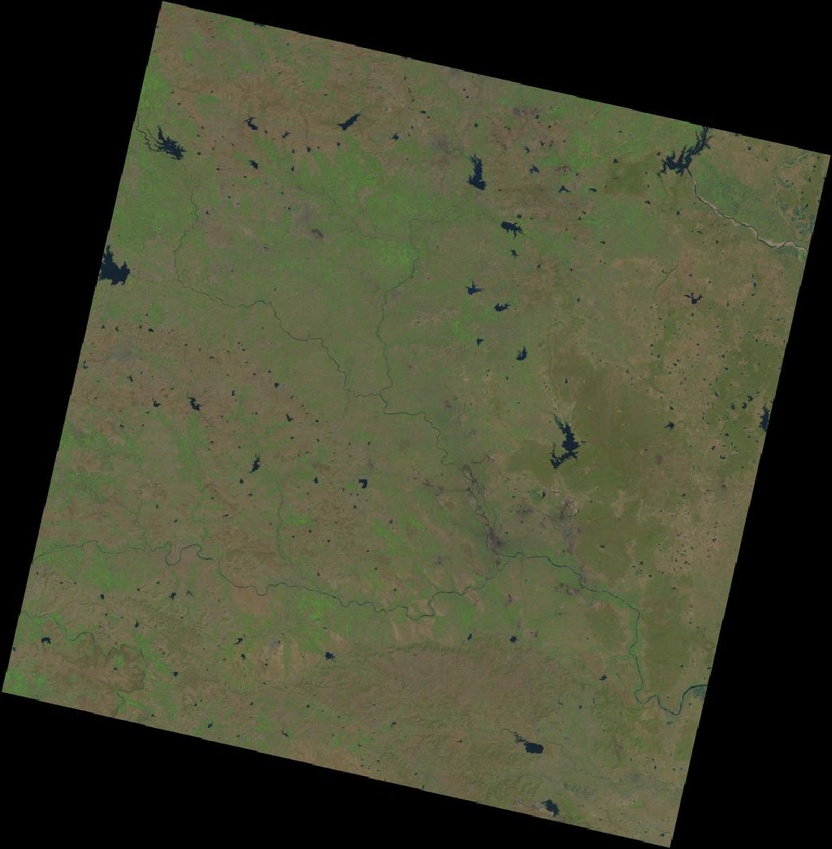
#> input picture Dataset/Forest/LC08_L1TP_144046_20140211_20200911_02_T1.jpg, 832 x 849 px, shrunk from 1024 x 1045 before the run, found by its file name; its folder holds only this picture in this run
$ jupyter execute --allow-errors Final_RIparian_Forest_ecosystem_Classification.ipynb
#> lines starting #> are read from the running program, lines starting #| are printed output that depends on the picture; after the words box and inside, x2 and y2 are one past the last pixel; in counts of white or black regions, pixels touching at a corner belong together
# Riparian ecosystem Classificattion

#> (a cell that did not finish here is left out)

# Forest ecosystem Classificattion

[cell 2]
import cv2
import numpy as np
import os

# Set the directory containing the image dataset
dataset_dir = 'Dataset/Forest'

# Set the threshold for vegetation segmentation
lower_green = np.array([25, 50, 20])
upper_green = np.array([90, 255, 255])

# Apply a median filter to reduce noise
median_kernel_size = 5

# Apply an opening morphological operation to remove small or isolated areas
opening_kernel_size = 5

# Create the "Processed" directory if it doesn't exist
if not os.path.exists('Output/Forest'):
    os.makedirs('Output/Forest')
if not os.path.exists('Output/Forest/HSV'):
    os.makedirs('Output/Forest/HSV')
if not os.path.exists('Output/Forest/Morphological'):
    os.makedirs('Output/Forest/Morphological')
if not os.path.exists('Output/Forest/Contour'):
    os.makedirs('Output/Forest/Contour')
if not os.path.exists('Output/Forest/Final_Output'):
    os.makedirs('Output/Forest/Final_Output')

# Iterate over the images in the dataset directory
for filename in os.listdir(dataset_dir):
    # Load the image
    image = cv2.imread(os.path.join(dataset_dir, filename))
#> image is the input picture: shape (849, 832, 3); mean B, G, R 48.8, 70.4, 68.3

    # Convert the image to the HSV color space
    hsv = cv2.cvtColor(image, cv2.COLOR_BGR2HSV)
#> hsv: shape (849, 832, 3); mean H, S, V 24.6, 62.2, 71.8

     # Save the HSV image
    cv2.imwrite(os.path.join('Output/Forest/HSV', f"{filename.split('.')[0]}_hsv.jpg"), hsv)

    # Apply the threshold to the HSV image to create a binary mask for vegetation
    mask_veg = cv2.inRange(hsv, lower_green, upper_green)
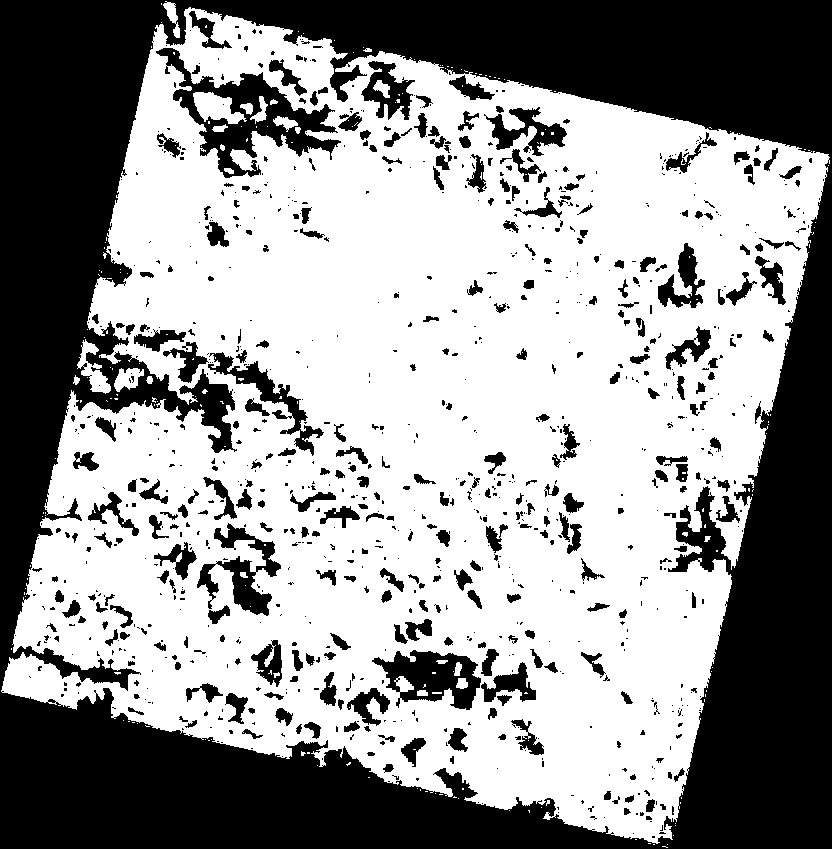
#> mask_veg: shape (849, 832); 58.6% white; 978 black regions (655 under 20 px), largest, box (x1, y1, x2, y2) and area: (0, 0, 832, 849) 235866, (156, 48, 341, 178) 7144, (372, 650, 481, 710) 3546

    # Apply a median filter to the binary mask to reduce noise
    mask_veg = cv2.medianBlur(mask_veg, median_kernel_size)
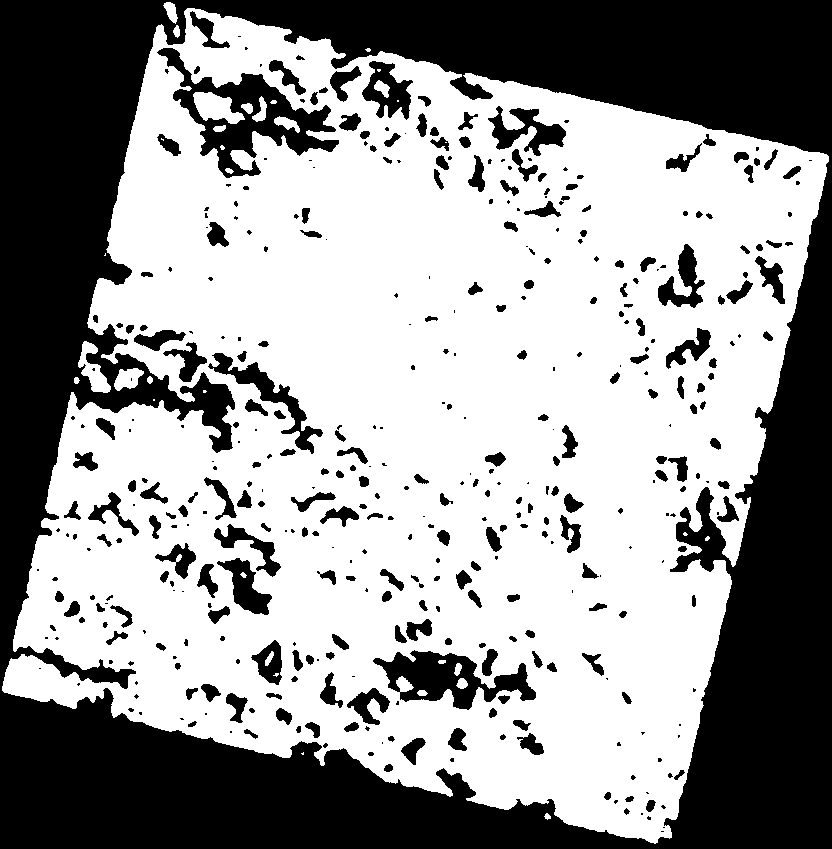
#> mask_veg: shape (849, 832); 59.5% white; 420 black regions (176 under 20 px), largest, box (x1, y1, x2, y2) and area: (0, 0, 832, 849) 235999, (157, 48, 339, 178) 7216, (373, 650, 536, 710) 4540

    # Apply an opening morphological operation to the binary mask to remove small or isolated areas
    kernel = np.ones((opening_kernel_size, opening_kernel_size), np.uint8)
    mask_veg = cv2.morphologyEx(mask_veg, cv2.MORPH_OPEN, kernel)
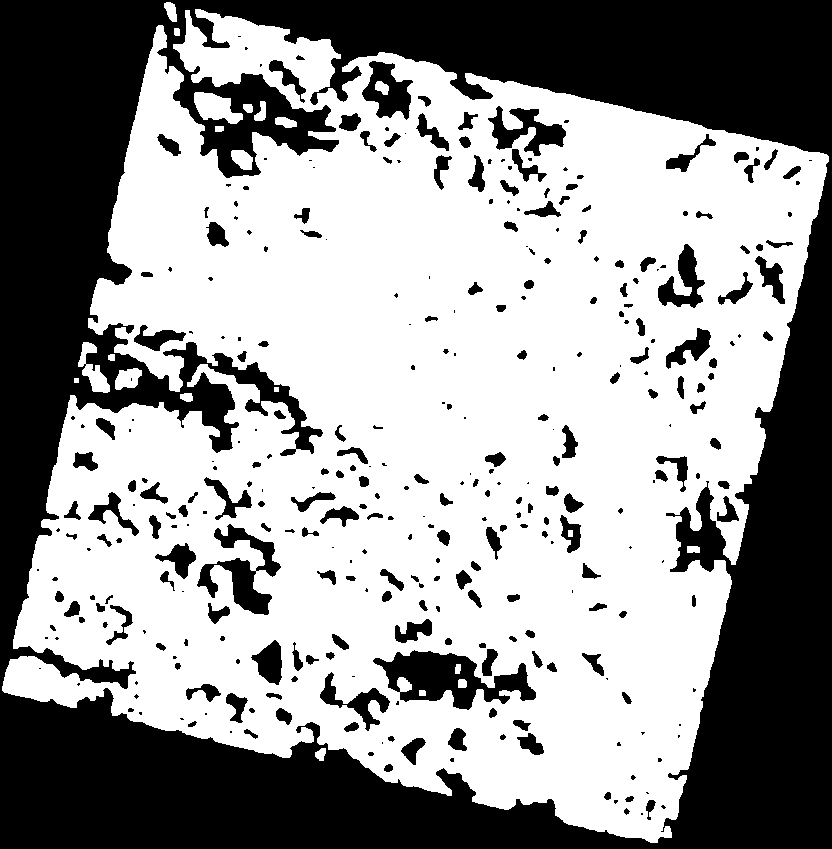
#> mask_veg: shape (849, 832); 59% white; 340 black regions (133 under 20 px), largest, box (x1, y1, x2, y2) and area: (0, 0, 832, 849) 249548, (373, 650, 536, 710) 4780, (197, 524, 281, 615) 2787

     # Save the processed binary mask image after morphological operation
    cv2.imwrite(os.path.join('Output/Forest/Morphological', f"{filename.split('.')[0]}_binary_mask.jpg"), mask_veg)

    # Convert the binary mask to a color image for drawing contours
    mask_veg_gray = cv2.cvtColor(mask_veg, cv2.COLOR_GRAY2BGR)
#> mask_veg_gray: shape (849, 832, 3); 59% white; 340 black regions (133 under 20 px)

    # Find the contours of the vegetation mask
    contours_veg, _ = cv2.findContours(mask_veg, cv2.RETR_TREE, cv2.CHAIN_APPROX_SIMPLE)
#> contours_veg = 363 contours, 102 with area under 20; largest, box (x1, y1, x2, y2) and area: (2, 9, 829, 843) 450342, (372, 649, 537, 711) 5220, (487, 105, 567, 157) 1915, (196, 557, 273, 616) 1909, (361, 60, 414, 121) 1860

    # Draw the contours of the vegetation zone on the original image
    layer_veg = np.zeros_like(image)
    cv2.drawContours(layer_veg, contours_veg, -1, (0, 255, 0), 3)
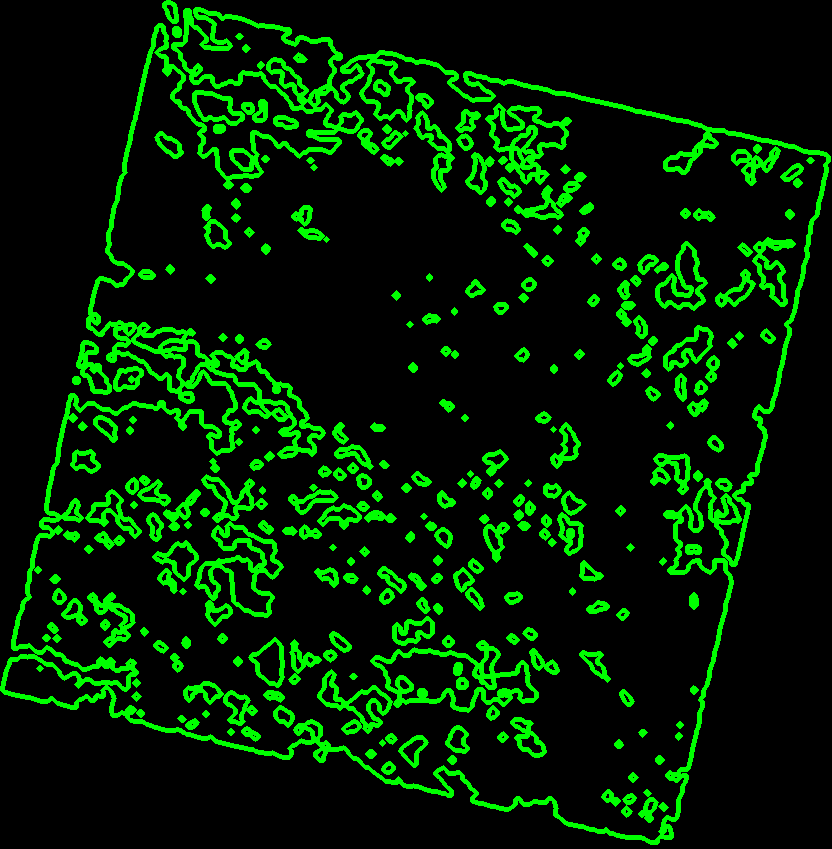
#> layer_veg: shape (849, 832, 3); mean of channels 0, 1, 2 0, 34.3, 0; drawn as B, G, R

    # Save the processed image after contouring the vegetation zone
    cv2.imwrite(os.path.join('Output/Forest/Contour', f"{filename.split('.')[0]}_contoured.jpg"), layer_veg)

    # Draw the contours of the vegetation zone boundaries on the original image
    layer_veg_bound = np.zeros_like(image)
    total_area = 0  # variable to accumulate the areas of all contours in the image
    total_perimeter = 0 # variable to accumulate the perimeters of all contours in the imag
    for contour in contours_veg:
        cv2.drawContours(layer_veg_bound, contour, -1, (0, 255, 0), 3)

        # Calculate the area of the contour and add it to the total area
        area = cv2.contourArea(contour)
        total_area += area
        perimeter = cv2.arcLength(contour, True)
        total_perimeter += perimeter

        # Draw the contour and perimeter on the image
        cv2.drawContours(layer_veg_bound, contour, -1, (0, 255, 0), 3)
        cv2.putText(layer_veg_bound, f"{perimeter:.2f}", tuple(contour[0][0]), cv2.FONT_HERSHEY_SIMPLEX, 0.5, (255, 255, 255), 1)
#> this loop made 363 passes
#> (area, total_area, perimeter, total_perimeter) on passes 1 to 3: (84.5, 84.5, 38.73, 38.73), (68.5, 153, 36.24, 74.97), (78, 231, 36.49, 111.5)
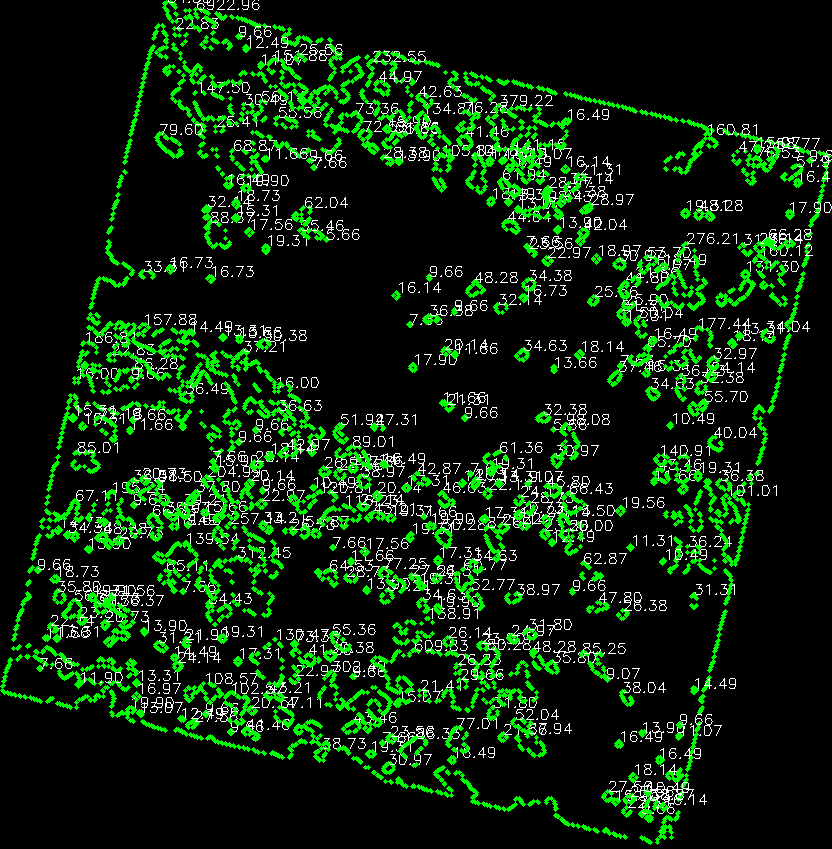
#> layer_veg_bound: shape (849, 832, 3); mean of channels 0, 1, 2 11.1, 36.4, 11.1; drawn as B, G, R
#> after the loop, total_area = 499904.5; total_perimeter = 22697.1

    # Add the area text to the image
    area_text = f"Vegetation area: {total_area:.2f} sq. pixels"
#> area_text = 'Vegetation area: 499904.50 sq. pixels'
    perimeter_text = f"Vegetation perimeter: {total_perimeter:.2f} pixels"
#> perimeter_text = 'Vegetation perimeter: 22697.10 pixels'
    cv2.putText(layer_veg_bound, area_text, (10, image.shape[0]-20), cv2.FONT_HERSHEY_SIMPLEX, 0.8, (0, 255, 0), 1)
    cv2.putText(layer_veg_bound, perimeter_text, (10, image.shape[0]-50), cv2.FONT_HERSHEY_SIMPLEX, 0.8, (0, 255, 0), 1)
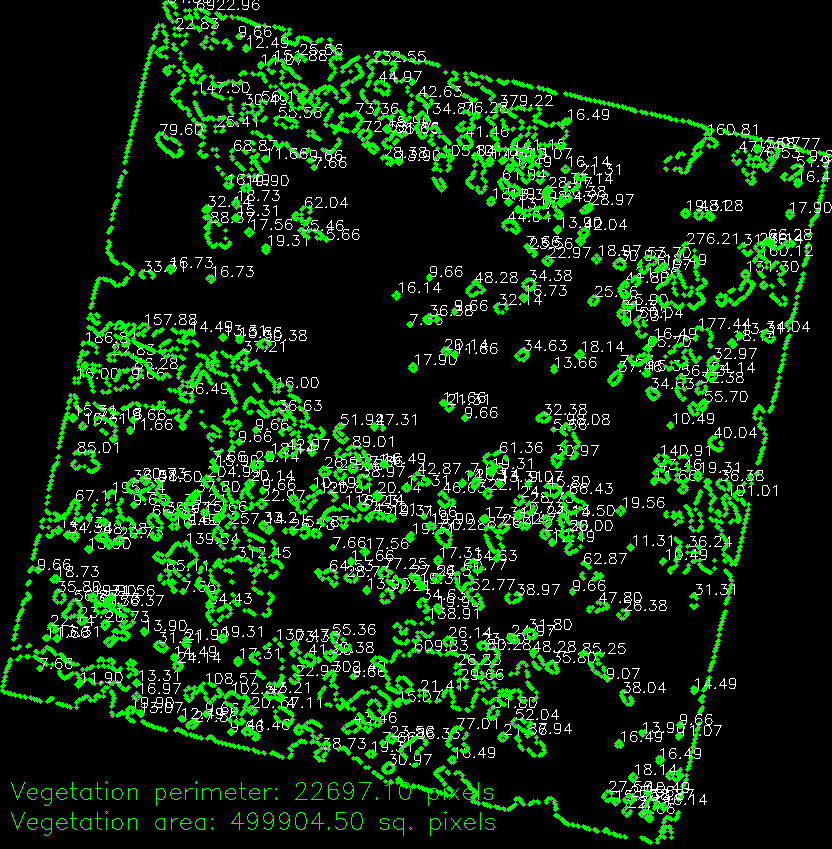
#> layer_veg_bound: shape (849, 832, 3); mean of channels 0, 1, 2 11.1, 37.2, 11.1; drawn as B, G, R

    # Print the total vegetation area to the console
    print(f"{filename}: Vegetation area = {total_area:.2f} sq. pixels,Vegetation perimeter = {total_perimeter:.2f} pixels")
#| LC08_L1TP_144046_20140211_20200911_02_T1.jpg: Vegetation area = 499904.50 sq. pixels,Vegetation perimeter = 22697.10 pixels

    # Save the processed image
    cv2.imwrite(os.path.join('Output/Forest/Final_Output', f"{filename.split('.')[0]}_processed.jpg"), layer_veg_bound)

[cell 3]
import cv2
import os

image_dir = "Dataset/riparian/"

#> (the rest of this cell did not finish here and is left out)

[cell 4]
import cv2
import os

image_dir = "Dataset/Forest"

for filename in os.listdir(image_dir):
    img_path = os.path.join(image_dir, filename)
    img = cv2.imread(img_path)
    height, width, channels = img.shape
#> height = 849; width = 832; channels = 3
    area = height * width
#> area = 706368
    print("Image: {}, Area: {}  sq. pixels".format(filename, area))
#| Image: LC08_L1TP_144046_20140211_20200911_02_T1.jpg, Area: 706368  sq. pixels
